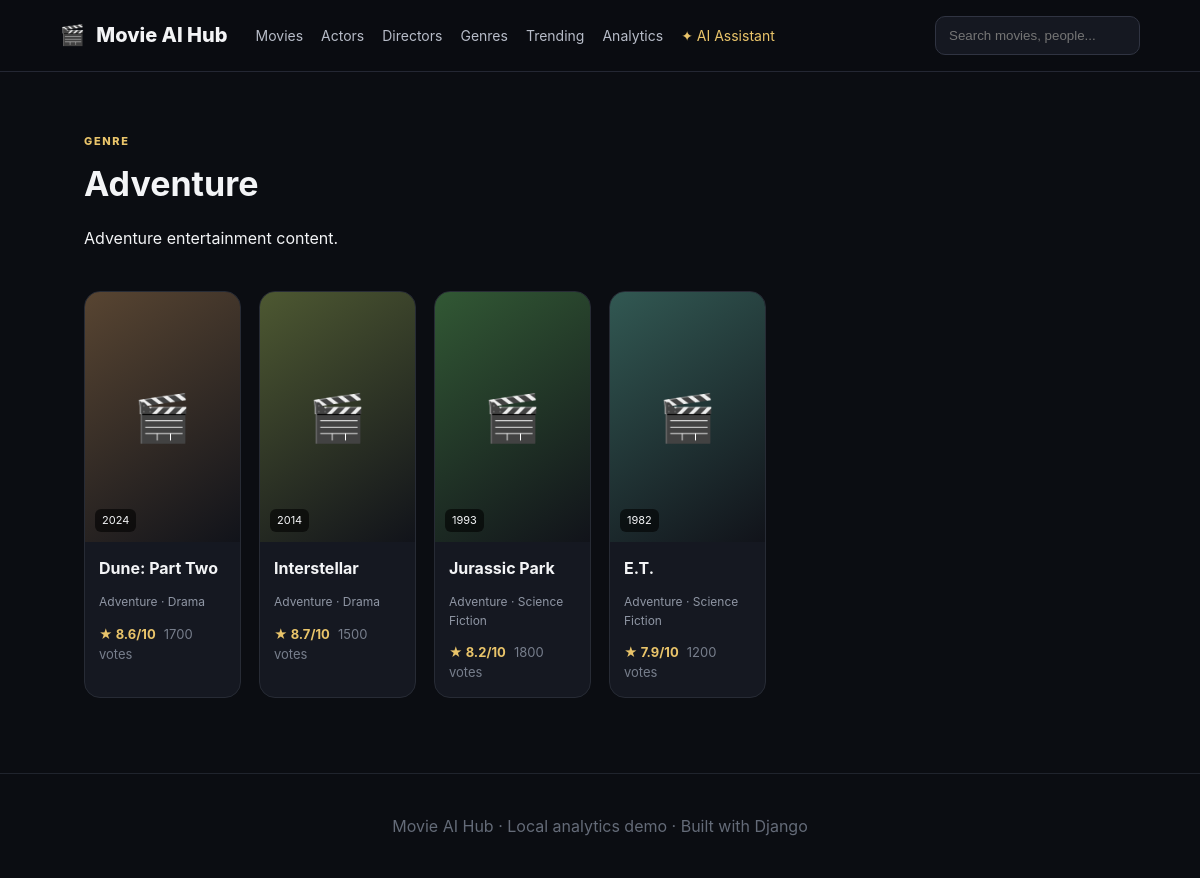
/genres/2/, run on the app's committed database.
### core/models.py (models this page shows, shortened)
class Genre(models.Model):
    name = models.CharField(max_length=80, unique=True)
    description = models.TextField(blank=True)
    class Meta:
        ordering = ["name"]

class Movie(models.Model):
    STATUS_CHOICES = [
        ("upcoming", "Upcoming"), ("released", "Released"),
        ("theatres", "In Theatres"), ("streaming", "Streaming"),
        ("archived", "Archived"),
    ]
    title = models.CharField(max_length=220)
    slug = models.SlugField(unique=True)
    poster = models.URLField(blank=True)
    backdrop = models.URLField(blank=True)
    release_date = models.DateField(null=True, blank=True)
    runtime = models.PositiveIntegerField(default=120, help_text="Runtime in minutes")
    language = models.CharField(max_length=80, default="English")
    country = models.CharField(max_length=120, blank=True)
    synopsis = models.TextField()
    certification = models.CharField(max_length=20, blank=True)
    budget = models.DecimalField(max_digits=14, decimal_places=2, default=0)
    box_office_revenue = models.DecimalField(max_digits=14, decimal_places=2, default=0)
    average_rating = models.DecimalField(max_digits=3, decimal_places=1, default=0,
        validators=[MinValueValidator(0), MaxValueValidator(10)])
    vote_count = models.PositiveIntegerField(default=0)
    trailer_url = models.URLField(blank=True)
    director = models.ForeignKey(Director, on_delete=models.SET_NULL, null=True, blank=True, related_name="movies")
    cast = models.ManyToManyField(Actor, blank=True, related_name="movies")
    genres = models.ManyToManyField(Genre, blank=True, related_name="movies")
    keywords = models.CharField(max_length=500, blank=True)
    status = models.CharField(max_length=20, choices=STATUS_CHOICES, default="released")
    popularity = models.FloatField(default=0)
    created_at = models.DateTimeField(auto_now_add=True)
    class Meta:
        ordering = ["-popularity", "-average_rating", "title"]
        indexes = [
            models.Index(fields=["title"]),
            models.Index(fields=["release_date"]),
            models.Index(fields=["average_rating"]),
            models.Index(fields=["status"]),
        ]

### core/views.py (the view)
# urls.py: path("genres/<int:pk>/", views.genre_detail, name="genre_detail"),
def genre_detail(request, pk):
    genre = get_object_or_404(Genre, pk=pk)
    return render(request, "genres/detail.html", {"genre": genre, "movies": genre.movies.all()})

### templates/genres/detail.html
{% extends "base.html" %}
{% block content %}<div class="page-head"><div><span class="eyebrow">GENRE</span><h1>{{ genre.name }}</h1><p>{{ genre.description }}</p></div></div><div class="grid">{% for movie in movies %}{% include "partials/movie_card.html" %}{% endfor %}</div>{% endblock %}

### templates/partials/movie_card.html
<article class="movie-card">
  <div class="poster" style="--hue: {{ movie.id|add:37 }};"><span>🎬</span><small>{{ movie.release_date|date:"Y"|default:"—" }}</small></div>
  <div class="movie-info"><h3><a href="{% url 'movie_detail' movie.pk %}">{{ movie.title }}</a></h3>
  <p>{% for g in movie.genres.all|slice:":2" %}{{ g.name }}{% if not forloop.last %} · {% endif %}{% endfor %}</p>
  <div class="rating">★ {{ movie.average_rating }}/10 <span>{{ movie.vote_count }} votes</span></div></div>
</article>

### static/css/app.css (style rules this page uses)
* { box-sizing:border-box }
body { margin:0;font-family:Inter,system-ui,-apple-system,sans-serif;background:#0b0d12;color:#f3f4f6;line-height:1.55 }
a { color:inherit;text-decoration:none }
.eyebrow { letter-spacing:.15em;font-size:11px;color:#e9c46a;font-weight:800 }
.section-head,.page-head { padding:55px 7% 24px;display:flex;justify-content:space-between;align-items:end }
.section-head h2,.page-head h1 { margin:6px 0 0;font-size:34px }
.grid { padding:0 7% 45px;display:grid;grid-template-columns:repeat(6,1fr);gap:18px }
.movie-card { background:#151821;border:1px solid #272b35;border-radius:16px;overflow:hidden;transition:.2s }
.poster { height:250px;background:linear-gradient(145deg,hsl(var(--hue),28%,27%),#11131a);display:flex;flex-direction:column;justify-content:center;align-items:center;font-size:46px;position:relative }
.poster small { position:absolute;bottom:10px;left:10px;background:#0009;padding:3px 7px;border-radius:6px;font-size:11px }
.movie-info { padding:14px }
.movie-info h3 { margin:0 0 4px;font-size:16px }
.movie-info p,.meta,.muted { color:#8f96a4;font-size:12px }
.rating { color:#e9c46a;font-weight:700;font-size:13px }
.rating span { color:#777e8c;font-weight:400;margin-left:5px }

### data on the page
Genre: name "Adventure", description "Adventure entertainment content."
Movie: {{ movie.id|add:37 }} 43 (drawn), release_date "2024", title "Dune: Part Two", average_rating "8.6", vote_count "1700"
Genre: name "Drama"
Movie: {{ movie.id|add:37 }} 38 (drawn), release_date "2014", title "Interstellar", average_rating "8.7", vote_count "1500"
Movie: {{ movie.id|add:37 }} 41 (drawn), release_date "1993", title "Jurassic Park", average_rating "8.2", vote_count "1800"
Genre: name "Science Fiction"
Movie: {{ movie.id|add:37 }} 42 (drawn), release_date "1982", title "E.T.", average_rating "7.9", vote_count "1200"
